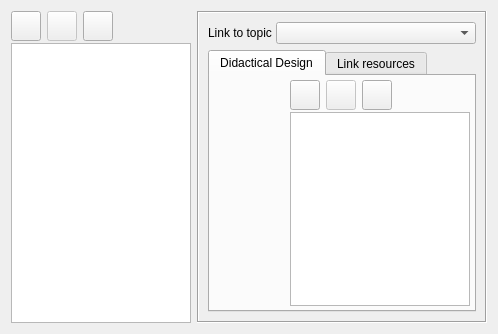
     <widget class="QWidget" name="tbCourseLectures">
      <attribute name="icon">
       <iconset resource="resources.qrc">
        <normaloff>:/course-project/lectures.png</normaloff>:/course-project/lectures.png</iconset>
      </attribute>
      <attribute name="title">
       <string>Lessons</string>
      </attribute>
      <layout class="QHBoxLayout" name="horizontalLayout_6">
       <item>
        <widget class="QWidget" name="widget_4" native="true">
         <property name="minimumSize">
          <size>
           <width>180</width>
           <height>0</height>
          </size>
         </property>
         <property name="maximumSize">
          <size>
           <width>180</width>
           <height>16777215</height>
          </size>
         </property>
         <property name="toolTip">
          <string notr="true"/>
         </property>
         <property name="statusTip">
          <string notr="true"/>
         </property>
         <property name="whatsThis">
          <string notr="true"/>
         </property>
         <property name="accessibleName">
          <string notr="true"/>
         </property>
         <property name="accessibleDescription">
          <string notr="true"/>
         </property>
         <layout class="QVBoxLayout" name="verticalLayout_3">
          <property name="spacing">
           <number>2</number>
          </property>
          <property name="margin">
           <number>0</number>
          </property>
          <item>
           <widget class="QWidget" name="widget_7" native="true">
            <property name="minimumSize">
             <size>
              <width>0</width>
              <height>0</height>
             </size>
            </property>
            <property name="maximumSize">
             <size>
              <width>16777215</width>
              <height>16777215</height>
             </size>
            </property>
            <property name="baseSize">
             <size>
              <width>0</width>
              <height>0</height>
             </size>
            </property>
            <property name="toolTip">
             <string notr="true"/>
            </property>
            <property name="statusTip">
             <string notr="true"/>
            </property>
            <property name="whatsThis">
             <string notr="true"/>
            </property>
            <property name="accessibleName">
             <string notr="true"/>
            </property>
            <property name="accessibleDescription">
             <string notr="true"/>
            </property>
            <layout class="QGridLayout" name="gridLayout_2">
             <property name="margin">
              <number>0</number>
             </property>
             <item row="0" column="0">
              <widget class="QToolButton" name="btnAddLecture">
               <property name="sizePolicy">
                <sizepolicy hsizetype="Minimum" vsizetype="Minimum">
                 <horstretch>0</horstretch>
                 <verstretch>0</verstretch>
                </sizepolicy>
               </property>
               <property name="minimumSize">
                <size>
                 <width>30</width>
                 <height>30</height>
                </size>
               </property>
               <property name="toolTip">
                <string notr="true">Add a new lesson</string>
               </property>
               <property name="statusTip">
                <string notr="true"/>
               </property>
               <property name="whatsThis">
                <string notr="true"/>
               </property>
               <property name="accessibleName">
                <string notr="true"/>
               </property>
               <property name="accessibleDescription">
                <string notr="true"/>
               </property>
               <property name="text">
                <string notr="true"/>
               </property>
               <property name="icon">
                <iconset resource="resources.qrc">
                 <normaloff>:/course-project/plus.png</normaloff>:/course-project/plus.png</iconset>
               </property>
               <property name="iconSize">
                <size>
                 <width>16</width>
                 <height>16</height>
                </size>
               </property>
               <property name="shortcut">
                <string notr="true"/>
               </property>
              </widget>
             </item>
             <item row="0" column="1">
              <widget class="QToolButton" name="btnDeleteLecture">
               <property name="enabled">
                <bool>false</bool>
               </property>
               <property name="sizePolicy">
                <sizepolicy hsizetype="Preferred" vsizetype="Preferred">
                 <horstretch>0</horstretch>
                 <verstretch>0</verstretch>
                </sizepolicy>
               </property>
               <property name="minimumSize">
                <size>
                 <width>30</width>
                 <height>30</height>
                </size>
               </property>
               <property name="toolTip">
                <string notr="true">Remove current lesson</string>
               </property>
               <property name="statusTip">
                <string notr="true"/>
               </property>
               <property name="whatsThis">
                <string notr="true"/>
               </property>
               <property name="accessibleName">
                <string notr="true"/>
               </property>
               <property name="accessibleDescription">
                <string notr="true"/>
               </property>
               <property name="text">
                <string notr="true"/>
               </property>
               <property name="icon">
                <iconset resource="resources.qrc">
                 <normaloff>:/course-project/minus.png</normaloff>:/course-project/minus.png</iconset>
               </property>
               <property name="iconSize">
                <size>
                 <width>16</width>
                 <height>16</height>
                </size>
               </property>
               <property name="shortcut">
                <string notr="true"/>
               </property>
              </widget>
             </item>
             <item row="0" column="2">
              <widget class="QToolButton" name="btnExportLectures">
               <property name="enabled">
                <bool>true</bool>
               </property>
               <property name="sizePolicy">
                <sizepolicy hsizetype="Preferred" vsizetype="Preferred">
                 <horstretch>0</horstretch>
                 <verstretch>0</verstretch>
                </sizepolicy>
               </property>
               <property name="minimumSize">
                <size>
                 <width>30</width>
                 <height>30</height>
                </size>
               </property>
               <property name="toolTip">
                <string notr="true">Export all lessons designs to a file</string>
               </property>
               <property name="statusTip">
                <string notr="true"/>
               </property>
               <property name="whatsThis">
                <string notr="true"/>
               </property>
               <property name="accessibleName">
                <string notr="true"/>
               </property>
               <property name="accessibleDescription">
                <string notr="true"/>
               </property>
               <property name="text">
                <string notr="true"/>
               </property>
               <property name="icon">
                <iconset resource="resources.qrc">
                 <normaloff>:/course-project/document-export.png</normaloff>:/course-project/document-export.png</iconset>
               </property>
               <property name="shortcut">
                <string notr="true"/>
               </property>
              </widget>
             </item>
             <item row="0" column="3">
              <spacer name="horizontalSpacer_5">
               <property name="font">
                <font>
                 <family>Arial</family>
                </font>
               </property>
               <property name="orientation">
                <enum>Qt::Horizontal</enum>
               </property>
               <property name="sizeHint" stdset="0">
                <size>
                 <width>40</width>
                 <height>20</height>
                </size>
               </property>
              </spacer>
             </item>
            </layout>
           </widget>
          </item>
          <item>
           <widget class="ManualSortableListWidget" name="lvTopicLectures">
            <property name="contextMenuPolicy">
             <enum>Qt::NoContextMenu</enum>
            </property>
            <property name="toolTip">
             <string notr="true"/>
            </property>
            <property name="statusTip">
             <string notr="true"/>
            </property>
            <property name="whatsThis">
             <string notr="true"/>
            </property>
            <property name="accessibleName">
             <string notr="true"/>
            </property>
            <property name="accessibleDescription">
             <string notr="true"/>
            </property>
            <property name="editTriggers">
             <set>QAbstractItemView::DoubleClicked</set>
            </property>
            <property name="selectionBehavior">
             <enum>QAbstractItemView::SelectRows</enum>
            </property>
            <property name="textElideMode">
             <enum>Qt::ElideNone</enum>
            </property>
            <property name="wordWrap">
             <bool>true</bool>
            </property>
           </widget>
          </item>
         </layout>
        </widget>
       </item>
       <item>
        <widget class="QFrame" name="frTLectureDesign">
         <property name="frameShape">
          <enum>QFrame::Box</enum>
         </property>
         <property name="frameShadow">
          <enum>QFrame::Sunken</enum>
         </property>
         <layout class="QVBoxLayout" name="verticalLayout_11">
          <item>
           <widget class="QWidget" name="widget_16" native="true">
            <layout class="QHBoxLayout" name="horizontalLayout_9">
             <property name="spacing">
              <number>4</number>
             </property>
             <property name="margin">
              <number>0</number>
             </property>
             <item>
              <widget class="QLabel" name="label_2">
               <property name="sizePolicy">
                <sizepolicy hsizetype="Fixed" vsizetype="Preferred">
                 <horstretch>0</horstretch>
                 <verstretch>0</verstretch>
                </sizepolicy>
               </property>
               <property name="toolTip">
                <string notr="true"/>
               </property>
               <property name="statusTip">
                <string notr="true"/>
               </property>
               <property name="whatsThis">
                <string notr="true"/>
               </property>
               <property name="accessibleName">
                <string notr="true"/>
               </property>
               <property name="accessibleDescription">
                <string notr="true"/>
               </property>
               <property name="text">
                <string>Link to topic</string>
               </property>
              </widget>
             </item>
             <item>
              <widget class="QComboBox" name="cbLectureTopic">
               <property name="sizePolicy">
                <sizepolicy hsizetype="Ignored" vsizetype="Fixed">
                 <horstretch>0</horstretch>
                 <verstretch>0</verstretch>
                </sizepolicy>
               </property>
               <property name="sizeAdjustPolicy">
                <enum>QComboBox::AdjustToMinimumContentsLength</enum>
               </property>
              </widget>
             </item>
            </layout>
           </widget>
          </item>
          <item>
           <widget class="QTabWidget" name="tbarLessonEditor">
            <property name="toolTip">
             <string>Set lesson's resources</string>
            </property>
            <property name="currentIndex">
             <number>0</number>
            </property>
            <widget class="QWidget" name="tbLessonDesign">
             <attribute name="icon">
              <iconset resource="resources.qrc">
               <normaloff>:/course-project/insert-text.png</normaloff>:/course-project/insert-text.png</iconset>
             </attribute>
             <attribute name="title">
              <string>Didactical Design</string>
             </attribute>
             <layout class="QVBoxLayout" name="verticalLayout_10">
              <property name="spacing">
               <number>0</number>
              </property>
              <property name="margin">
               <number>0</number>
              </property>
              <item>
               <widget class="QFrame" name="frame_10">
                <layout class="QHBoxLayout" name="horizontalLayout_5">
                 <property name="spacing">
                  <number>6</number>
                 </property>
                 <property name="margin">
                  <number>4</number>
                 </property>
                 <item>
                  <widget class="RichEditorWidget" name="txtLectureDesignFieldValue" native="true">
                   <property name="toolTip">
                    <string notr="true"/>
                   </property>
                   <property name="statusTip">
                    <string notr="true"/>
                   </property>
                   <property name="whatsThis">
                    <string notr="true"/>
                   </property>
                   <property name="accessibleName">
                    <string notr="true"/>
                   </property>
                   <property name="accessibleDescription">
                    <string notr="true"/>
                   </property>
                  </widget>
                 </item>
                 <item>
                  <widget class="QWidget" name="widget_11" native="true">
                   <property name="minimumSize">
                    <size>
                     <width>180</width>
                     <height>0</height>
                    </size>
                   </property>
                   <property name="maximumSize">
                    <size>
                     <width>180</width>
                     <height>16777215</height>
                    </size>
                   </property>
                   <layout class="QVBoxLayout" name="verticalLayout_7">
                    <property name="spacing">
                     <number>2</number>
                    </property>
                    <property name="margin">
                     <number>0</number>
                    </property>
                    <item>
                     <widget class="QWidget" name="widget_15" native="true">
                      <property name="toolTip">
                       <string notr="true"/>
                      </property>
                      <property name="statusTip">
                       <string notr="true"/>
                      </property>
                      <property name="whatsThis">
                       <string notr="true"/>
                      </property>
                      <property name="accessibleName">
                       <string notr="true"/>
                      </property>
                      <property name="accessibleDescription">
                       <string notr="true"/>
                      </property>
                      <layout class="QGridLayout" name="gridLayout_5">
                       <property name="margin">
                        <number>0</number>
                       </property>
                       <item row="0" column="0">
                        <widget class="QToolButton" name="btnAddLectureDesignField">
                         <property name="minimumSize">
                          <size>
                           <width>30</width>
                           <height>30</height>
                          </size>
                         </property>
                         <property name="toolTip">
                          <string notr="true">Add new field to lesson's design</string>
                         </property>
                         <property name="statusTip">
                          <string notr="true"/>
                         </property>
                         <property name="whatsThis">
                          <string notr="true"/>
                         </property>
                         <property name="accessibleName">
                          <string notr="true"/>
                         </property>
                         <property name="accessibleDescription">
                          <string notr="true"/>
                         </property>
                         <property name="text">
                          <string notr="true"/>
                         </property>
                         <property name="icon">
                          <iconset resource="resources.qrc">
                           <normaloff>:/course-project/plus.png</normaloff>:/course-project/plus.png</iconset>
                         </property>
                         <property name="iconSize">
                          <size>
                           <width>16</width>
                           <height>16</height>
                          </size>
                         </property>
                         <property name="shortcut">
                          <string notr="true"/>
                         </property>
                        </widget>
                       </item>
                       <item row="0" column="1">
                        <widget class="QToolButton" name="btnDeleteLectureDesignField">
                         <property name="enabled">
                          <bool>false</bool>
                         </property>
                         <property name="minimumSize">
                          <size>
                           <width>30</width>
                           <height>30</height>
                          </size>
                         </property>
                         <property name="toolTip">
                          <string notr="true">Remove current field from lesson's design design</string>
                         </property>
                         <property name="statusTip">
                          <string notr="true"/>
                         </property>
                         <property name="whatsThis">
                          <string notr="true"/>
                         </property>
                         <property name="accessibleName">
                          <string notr="true"/>
                         </property>
                         <property name="accessibleDescription">
                          <string notr="true"/>
                         </property>
                         <property name="text">
                          <string notr="true"/>
                         </property>
                         <property name="icon">
                          <iconset resource="resources.qrc">
                           <normaloff>:/course-project/minus.png</normaloff>:/course-project/minus.png</iconset>
                         </property>
                         <property name="iconSize">
                          <size>
                           <width>16</width>
                           <height>16</height>
                          </size>
                         </property>
                         <property name="shortcut">
                          <string notr="true"/>
                         </property>
                        </widget>
                       </item>
                       <item row="0" column="2">
                        <widget class="QToolButton" name="btnExportLectureDesign">
                         <property name="minimumSize">
                          <size>
                           <width>30</width>
                           <height>30</height>
                          </size>
                         </property>
                         <property name="toolTip">
                          <string notr="true">Export current lesson design to a file</string>
                         </property>
                         <property name="statusTip">
                          <string notr="true"/>
                         </property>
                         <property name="whatsThis">
                          <string notr="true"/>
                         </property>
                         <property name="accessibleName">
                          <string notr="true"/>
                         </property>
                         <property name="accessibleDescription">
                          <string notr="true"/>
                         </property>
                         <property name="text">
                          <string notr="true"/>
                         </property>
                         <property name="icon">
                          <iconset resource="resources.qrc">
                           <normaloff>:/course-project/document-export.png</normaloff>:/course-project/document-export.png</iconset>
                         </property>
                         <property name="shortcut">
                          <string notr="true"/>
                         </property>
                        </widget>
                       </item>
                       <item row="0" column="3">
                        <spacer name="horizontalSpacer_4">
                         <property name="font">
                          <font>
                           <family>Arial</family>
                          </font>
                         </property>
                         <property name="orientation">
                          <enum>Qt::Horizontal</enum>
                         </property>
                         <property name="sizeHint" stdset="0">
                          <size>
                           <width>40</width>
                           <height>20</height>
                          </size>
                         </property>
                        </spacer>
                       </item>
                      </layout>
                     </widget>
                    </item>
                    <item>
                     <widget class="ManualSortableListWidget" name="lvLectureProperties">
                      <property name="contextMenuPolicy">
                       <enum>Qt::NoContextMenu</enum>
                      </property>
                      <property name="toolTip">
                       <string notr="true"/>
                      </property>
                      <property name="statusTip">
                       <string notr="true"/>
                      </property>
                      <property name="whatsThis">
                       <string notr="true"/>
                      </property>
                      <property name="accessibleName">
                       <string notr="true"/>
                      </property>
                      <property name="accessibleDescription">
                       <string notr="true"/>
                      </property>
                      <property name="editTriggers">
                       <set>QAbstractItemView::DoubleClicked</set>
                      </property>
                      <property name="selectionBehavior">
                       <enum>QAbstractItemView::SelectRows</enum>
                      </property>
                      <property name="textElideMode">
                       <enum>Qt::ElideNone</enum>
                      </property>
                      <property name="wordWrap">
                       <bool>true</bool>
                      </property>
                     </widget>
                    </item>
                   </layout>
                  </widget>
                 </item>
                </layout>
               </widget>
              </item>
             </layout>
            </widget>
            <widget class="QWidget" name="tbLessonResources">
             <attribute name="icon">
              <iconset resource="resources.qrc">
               <normaloff>:/course-project/insert-link.png</normaloff>:/course-project/insert-link.png</iconset>
             </attribute>
             <attribute name="title">
              <string>Link resources</string>
             </attribute>
             <layout class="QVBoxLayout" name="verticalLayout_12">
              <property name="margin">
               <number>4</number>
              </property>
              <item>
               <widget class="QListWidget" name="lvLectureResources">
                <property name="editTriggers">
                 <set>QAbstractItemView::NoEditTriggers</set>
                </property>
                <property name="selectionBehavior">
                 <enum>QAbstractItemView::SelectRows</enum>
                </property>
                <property name="wordWrap">
                 <bool>true</bool>
                </property>
               </widget>
              </item>
             </layout>
            </widget>
           </widget>
          </item>
         </layout>
        </widget>
       </item>
      </layout>
     </widget>
